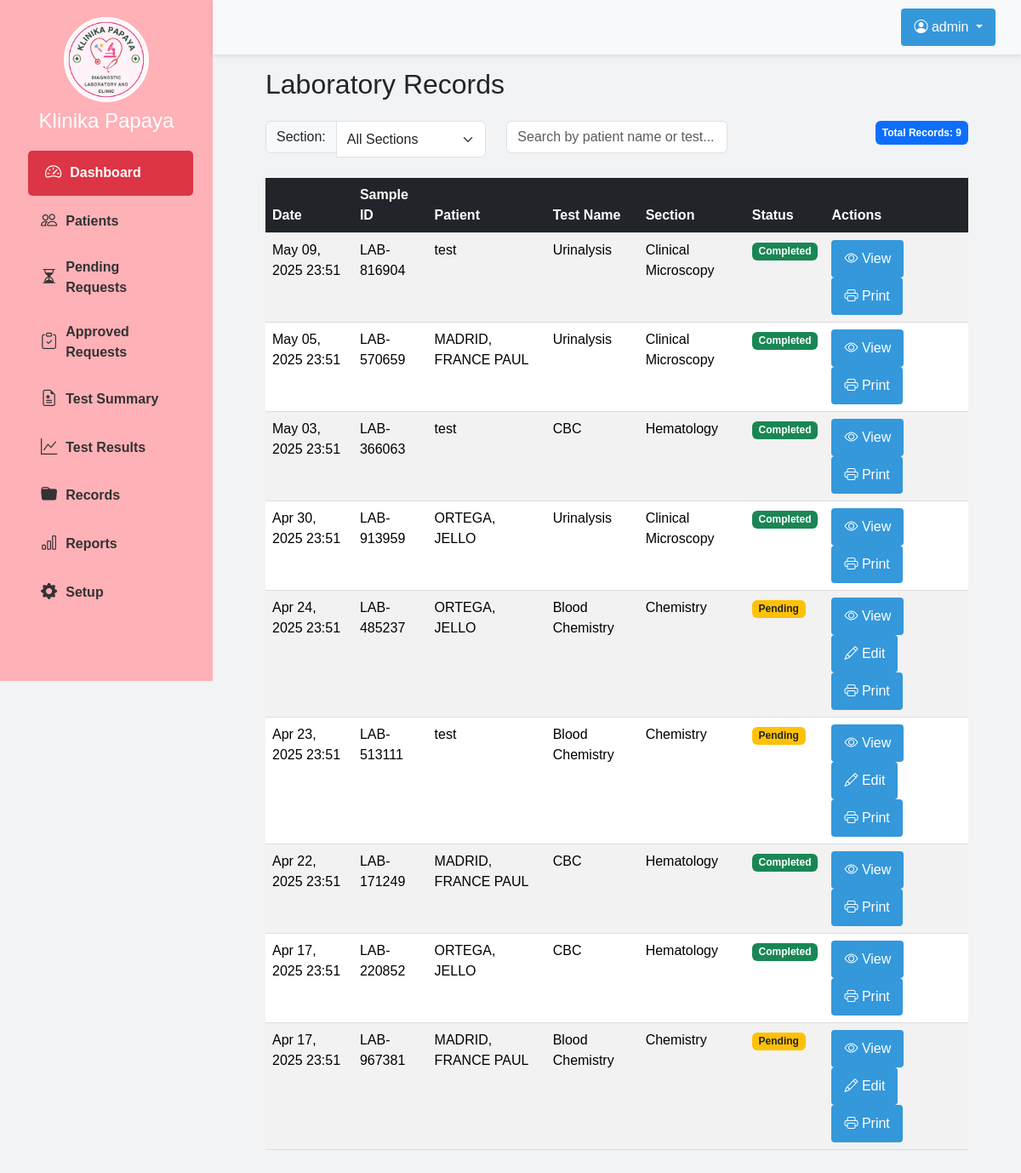
Page /views/records/index.php (signed in) on the earlier database version.
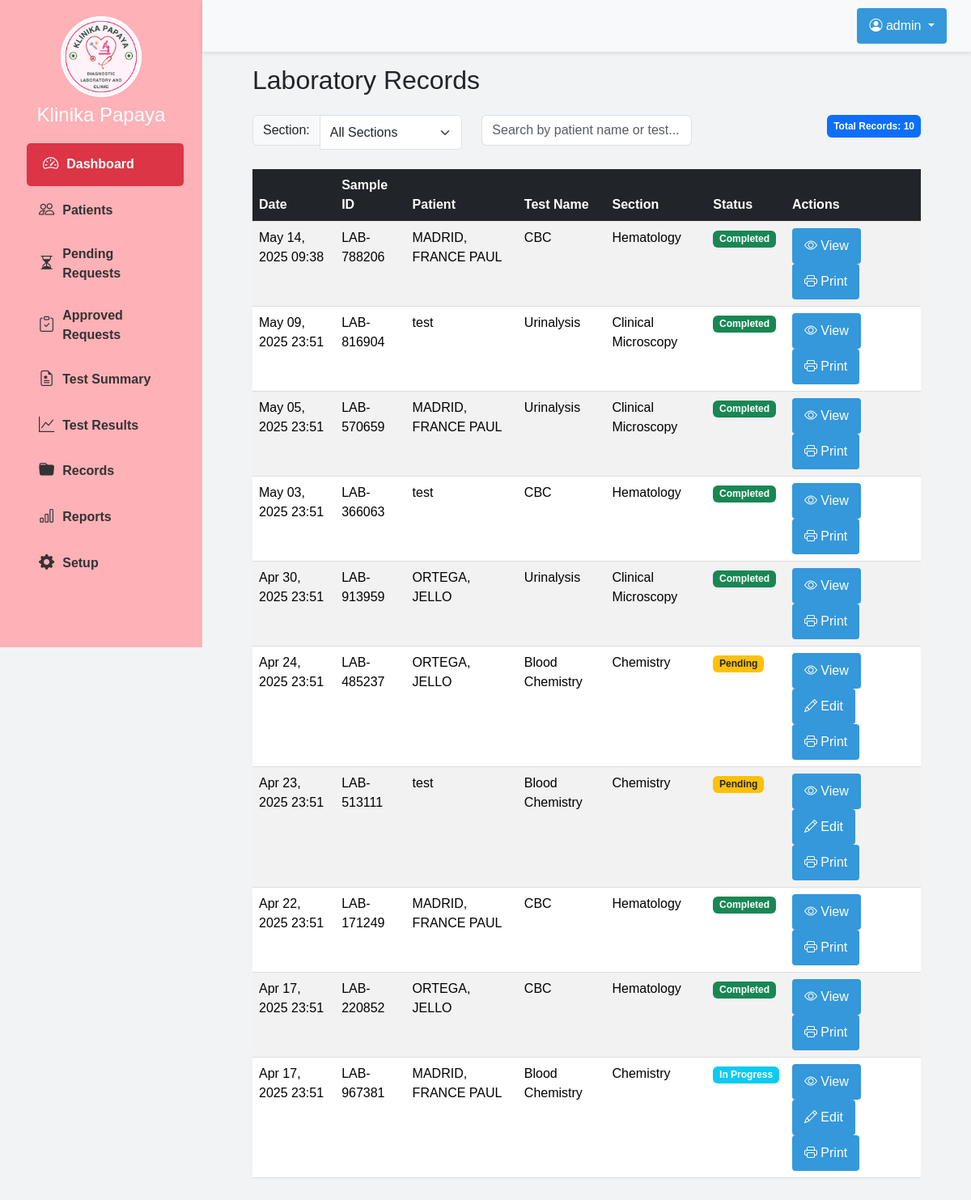
Same page on the later database version.
### tables this page shows
CREATE TABLE `test_records` (
  `id` int(11) NOT NULL,
  `test_name` varchar(100) NOT NULL,
  `patient_name` varchar(100) NOT NULL,
  `patient_id` int(11) NOT NULL,
  `sample_id` varchar(50) NOT NULL,
  `section` varchar(50) NOT NULL,
  `test_date` datetime NOT NULL,
  `result` text DEFAULT NULL,
  `status` enum('Pending','In Progress','Completed') DEFAULT 'Pending',
  `remarks` text DEFAULT NULL,
  `performed_by` varchar(50) DEFAULT NULL,
  `created_at` timestamp NOT NULL DEFAULT current_timestamp(),
  `updated_at` timestamp NOT NULL DEFAULT current_timestamp() ON UPDATE current_timestamp()
);

CREATE TABLE `patients` (
  `patient_id` int(11) NOT NULL,
  `full_name` varchar(100) NOT NULL,
  `gender` enum('MALE','FEMALE') NOT NULL,
  `age` int(11) NOT NULL,
  `birth_date` date NOT NULL,
  `delete_status` tinyint(1) NOT NULL DEFAULT 0
);

### views/records/index.php (the view, shortened to what the changed rows need)
<?php
require_once '../../config/database.php';
$page = isset($_GET['page']) && is_numeric($_GET['page']) ? (int)$_GET['page'] : 1;
$recordsPerPage = 10;
$offset = ($page - 1) * $recordsPerPage;
try {
    $countQuery = "SELECT COUNT(*) FROM test_records";
    $recordsQuery = "SELECT tr.*, p.full_name
                     FROM test_records tr
                     JOIN patients p ON tr.patient_id = p.patient_id";
    $recordsQuery .= " ORDER BY test_date DESC LIMIT :limit OFFSET :offset";
    $countStmt = $connect->prepare($countQuery);
    $countStmt->execute();
    $totalRecords = $countStmt->fetchColumn();
    $recordsStmt = $connect->prepare($recordsQuery);
    $recordsStmt->bindValue(':limit', $recordsPerPage, PDO::PARAM_INT);
    $recordsStmt->bindValue(':offset', $offset, PDO::PARAM_INT);
    $recordsStmt->execute();
    $records = $recordsStmt->fetchAll(PDO::FETCH_ASSOC);
} catch (PDOException $e) {
    $errMsg = "Database error: " . $e->getMessage();
    error_log($errMsg);
    $records = [];
    $totalRecords = 0;
    $totalPages = 1;
    $sections = [];
}
include_once '../../views/layout/header.php';
?>
<div class="main-content">
    <div class="container-fluid">
        <h2 class="mb-4">Laboratory Records</h2>
        <div class="row mb-4">
            <div class="col-md-4 text-end">
                <span class="badge bg-primary p-2">Total Records: <?= $totalRecords ?></span>
            </div>
        </div>
        <div class="table-responsive">
            <table class="table table-striped table-hover">
                <thead class="table-dark">
                    <tr>
                        <th>Date</th>
                        <th>Sample ID</th>
                        <th>Patient</th>
                        <th>Test Name</th>
                        <th>Section</th>
                        <th>Status</th>
                        <th>Actions</th>
                    </tr>
                </thead>
                <tbody id="recordsTableBody">
                    <?php if (!empty($records)): ?>
                        <?php foreach ($records as $record): ?>
                            <tr>
                                <td><?= date('M d, Y H:i', strtotime($record['test_date'])) ?></td>
                                <td><?= htmlspecialchars($record['sample_id']) ?></td>
                                <td><?= htmlspecialchars($record['full_name']) ?></td>
                                <td><?= htmlspecialchars($record['test_name']) ?></td>
                                <td><?= htmlspecialchars($record['section']) ?></td>
                                <td>
                                    <?php if ($record['status'] == 'Completed'): ?>
                                        <span class="badge bg-success">Completed</span>
                                    <?php elseif ($record['status'] == 'In Progress'): ?>
                                        <span class="badge bg-info">In Progress</span>
                                    <?php else: ?>
                                        <span class="badge bg-warning text-dark">Pending</span>
                                    <?php endif; ?>
                                </td>
                                <td>
                                    <a href="<?= BASE_PATH ?>/views/tests/view_result.php?id=<?= $record['id'] ?>" class="btn btn-sm btn-primary">
                                        <i class="bi bi-eye"></i> View
                                    </a>
                                    <?php if ($record['status'] != 'Completed'): ?>
                                        <a href="<?= BASE_PATH ?>/views/tests/add_result.php?id=<?= $record['id'] ?>" class="btn btn-sm btn-success">
                                            <i class="bi bi-pencil"></i> Edit
                                        </a>
                                    <?php endif; ?>
                                    <a href="<?= BASE_PATH ?>/views/reports/print_result.php?id=<?= $record['id'] ?>" class="btn btn-sm btn-info">
                                        <i class="bi bi-printer"></i> Print
                                    </a>
                                </td>
                            </tr>
                        <?php endforeach; ?>
                    <?php else: ?>
                        <tr>
                            <td colspan="7" class="text-center">No records found</td>
                        </tr>
                    <?php endif; ?>
                </tbody>
            </table>
        </div>
    </div>
</div>
<?php include_once '../../views/layout/footer.php'; ?>

Differences in the rows shown:
added test_records: test_date "May 14, 2025 09:38", sample "LAB-788206", patient.full_name "MADRID, FRANCE PAUL", test_name "CBC", section "Hematology", status "Completed"
changed test_records "LAB-967381": status "Pending" → "In Progress"
Other differences:
$totalRecords: "9" → "10"
